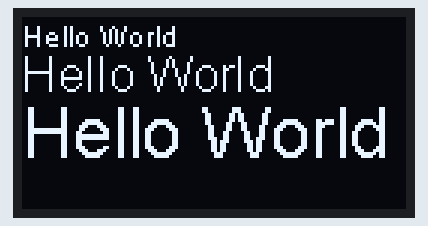
Bench run of a sketch on a simulated ESP8266 (NodeMCU). On the bench: 128×64 one-colour display.

Above: at 0.1 s.

The sketch:

oled_with_arduino.ino
```cpp
#include "Wire.h"
#include "SSD1306.h"

#define SDA 22
#define SCL 23

SSD1306 display(0x3c, SDA, SCL);

void setup() {

  display.init();

  display.setFont(ArialMT_Plain_10);
  display.drawString(0, 0, "Hello World");

  display.setFont(ArialMT_Plain_16);
  display.drawString(0, 10, "Hello World");

  display.setFont(ArialMT_Plain_24);
  display.drawString(0, 25, "Hello World");

  display.display();
}

void loop() {}
```
